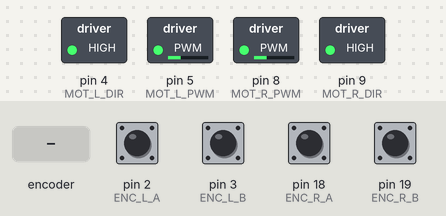
The sketch below on a simulated Arduino Mega 2560, built with avr-gcc and run on an emulated ATmega2560. On the bench: switched loads named in the sketch (green lamp = pin HIGH). Inputs (shaded band) come from the test bench; at power-on: pin 2 (ENC_L_A), pin 3 (ENC_L_B), pin 18 (ENC_R_A), pin 19 (ENC_R_B) HIGH. What the sketch prints to the serial monitor is not drawn.

Above: at 1.2 s.
1.3 s: rotary encoder on pin 2 (ENC_L_A) / pin 3 (ENC_L_B) turned 3 steps (first pin leading)
4.3 s: pin 18 (ENC_R_A) pulled LOW for 0.15 s
5.9 s: pin 19 (ENC_R_B) pulled LOW for 1 s
8.9 s: pin 19 (ENC_R_B) pulled LOW for 0.15 s
Timing chart, 0 to 11.5 s (numbered marks = the images above; inputs shaded):
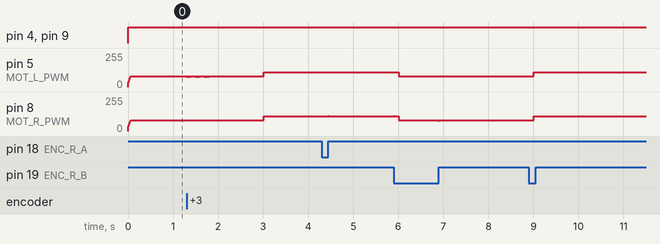

The sketch:

motor_speed_pi.ino
```cpp
// (licence header left out)
#include <FlexiTimer2.h>

//=============================================================================
// CONFIGURATION
//=============================================================================

// --- Encoder Pins ---
// Must be interrupt-capable pins on your Arduino board
#define ENC_L_A    2    // Left encoder channel A
#define ENC_L_B    3    // Left encoder channel B
#define ENC_R_A    18   // Right encoder channel A (Mega pin)
#define ENC_R_B    19   // Right encoder channel B (Mega pin)

// --- Motor Driver Pins ---
#define MOT_L_DIR  4    // Left motor direction pin
#define MOT_L_PWM  5    // Left motor PWM pin
#define MOT_R_DIR  9    // Right motor direction pin
#define MOT_R_PWM  8    // Right motor PWM pin

// --- Encoder Configuration ---
// Ticks per revolution = CPR * 4 (quadrature) * gear_ratio
// Example: 17 CPR encoder, 4x decoding, 24:1 gearbox = 17*4*24 = 1632
const float TICKS_PER_REV = 1632.0f;

// --- Physical Parameters ---
const float WHEEL_RADIUS = 0.032f;   // Wheel radius [m]
const float WHEEL_BASE = 0.12f;      // Distance between wheels [m]
const float BATTERY_VOLT = 11.1f;    // Nominal battery voltage [V]

// --- PI Controller Gains ---
// Tuned for first-order motor model: G(s) = 4 / (1 + 0.035s)
// Resulting margins: 66° phase margin, infinite gain margin
volatile float KP = 0.29f;           // Proportional gain [V/(rad/s)]
volatile float KI = 8.93f;           // Integral gain [V/(rad/s·s)]

// --- Anti-Windup Configuration ---
const float INTEGRAL_MAX = 2.0f;     // Maximum integral term [V]
                                     // Prevents integral wind-up during saturation

// --- Timing ---
const uint16_t SAMPLE_MS = 10;       // Control loop sample period [ms] (100 Hz)
const uint16_t TIMEOUT_MS = 1000;    // Reference timeout [ms] - stop if no update

// --- Debug ---
const uint16_t PRINT_INTERVAL_MS = 500;  // Serial print interval [ms]

//=============================================================================
// GLOBAL VARIABLES
//=============================================================================

// Encoder state (updated in ISR)
volatile long ticksL = 0;
volatile long ticksR = 0;

// Velocity measurements [rad/s]
volatile float omegaL = 0.0f;
volatile float omegaR = 0.0f;

// Velocity setpoints [rad/s]
volatile float vrefL = 0.0f;
volatile float vrefR = 0.0f;

// PI controller integral terms [V]
volatile float integralL = 0.0f;
volatile float integralR = 0.0f;

// Timing for reference timeout
volatile unsigned long lastRefUpdateMs = 0;

//=============================================================================
// MOTOR CONTROL FUNCTIONS
//=============================================================================

/**
 * Clamp a float value to a specified range.
 */
static inline float clampf(float value, float minVal, float maxVal) {
    if (value < minVal) return minVal;
    if (value > maxVal) return maxVal;
    return value;
}

/**
 * Write voltage command to motor with direction handling.
 *
 * @param dirPin Direction pin for H-bridge
 * @param pwmPin PWM pin for H-bridge
 * @param cmd Voltage command [-BATTERY_VOLT, +BATTERY_VOLT]
 */
static inline void motorWrite(int dirPin, int pwmPin, float cmd) {
    // Saturate command to battery voltage
    cmd = clampf(cmd, -BATTERY_VOLT, BATTERY_VOLT);

    // Calculate PWM duty cycle (0-255)
    int pwm = (int)(255.0f * fabsf(cmd) / BATTERY_VOLT);
    pwm = min(pwm, 255);

    // Set direction and apply PWM
    if (cmd >= 0) {
        digitalWrite(dirPin, HIGH);
    } else {
        digitalWrite(dirPin, LOW);
    }
    analogWrite(pwmPin, pwm);
}

/**
 * Stop both motors immediately.
 */
void stopMotors() {
    analogWrite(MOT_L_PWM, 0);
    analogWrite(MOT_R_PWM, 0);
    integralL = 0.0f;
    integralR = 0.0f;
}

//=============================================================================
// ENCODER INTERRUPT SERVICE ROUTINES
//=============================================================================

// Quadrature decoding: increment/decrement based on channel states
void encL_A() {
    if (digitalRead(ENC_L_A) == digitalRead(ENC_L_B)) {
        ticksL--;
    } else {
        ticksL++;
    }
}

void encL_B() {
    if (digitalRead(ENC_L_A) == digitalRead(ENC_L_B)) {
        ticksL++;
    } else {
        ticksL--;
    }
}

void encR_A() {
    if (digitalRead(ENC_R_A) == digitalRead(ENC_R_B)) {
        ticksR--;
    } else {
        ticksR++;
    }
}

void encR_B() {
    if (digitalRead(ENC_R_A) == digitalRead(ENC_R_B)) {
        ticksR++;
    } else {
        ticksR--;
    }
}

//=============================================================================
// CONTROL LOOP (Timer ISR)
//=============================================================================

/**
 * PI speed control loop - called at SAMPLE_MS interval.
 *
 * Implements:
 *   - Velocity calculation from encoder ticks
 *   - PI control with anti-windup
 *   - Motor voltage output
 */
void controlISR() {
    const float dt = SAMPLE_MS / 1000.0f;  // Sample time in seconds

    // Read and reset encoder ticks (atomic operation in ISR)
    long deltaL = ticksL;
    long deltaR = ticksR;
    ticksL = 0;
    ticksR = 0;

    // Calculate angular velocities [rad/s]
    // omega = (2*PI * ticks / ticks_per_rev) / dt
    omegaL = (2.0f * PI * (float)deltaL / TICKS_PER_REV) / dt;
    omegaR = (2.0f * PI * (float)deltaR / TICKS_PER_REV) / dt;

    // Safety timeout check
    unsigned long now = millis();
    if (now - lastRefUpdateMs > TIMEOUT_MS) {
        // No reference update received - stop motors
        stopMotors();
        return;
    }

    // Calculate velocity errors
    float errorL = vrefL - omegaL;
    float errorR = vrefR - omegaR;

    // PI control with anti-windup
    // u = Kp * e + Ki * integral(e)
    float uL = KP * errorL + integralL;
    float uR = KP * errorR + integralR;

    // Update integral terms with clamping (anti-windup)
    integralL += KI * dt * errorL;
    integralR += KI * dt * errorR;
    integralL = clampf(integralL, -INTEGRAL_MAX, INTEGRAL_MAX);
    integralR = clampf(integralR, -INTEGRAL_MAX, INTEGRAL_MAX);

    // Apply motor commands
    motorWrite(MOT_L_DIR, MOT_L_PWM, uL);
    motorWrite(MOT_R_DIR, MOT_R_PWM, uR);
}

//=============================================================================
// PUBLIC API (for external guidance layer)
//=============================================================================

/**
 * Set velocity references for both wheels.
 * Call this periodically from the guidance layer.
 *
 * @param leftVel Left wheel velocity setpoint [rad/s]
 * @param rightVel Right wheel velocity setpoint [rad/s]
 */
void setVelocityRef(float leftVel, float rightVel) {
    vrefL = leftVel;
    vrefR = rightVel;
    lastRefUpdateMs = millis();
}

//=============================================================================
// MAIN PROGRAM
//=============================================================================

void setup() {
    // Configure encoder pins with pull-ups
    pinMode(ENC_L_A, INPUT_PULLUP);
    pinMode(ENC_L_B, INPUT_PULLUP);
    pinMode(ENC_R_A, INPUT_PULLUP);
    pinMode(ENC_R_B, INPUT_PULLUP);

    // Attach encoder interrupts
    attachInterrupt(digitalPinToInterrupt(ENC_L_A), encL_A, CHANGE);
    attachInterrupt(digitalPinToInterrupt(ENC_L_B), encL_B, CHANGE);
    attachInterrupt(digitalPinToInterrupt(ENC_R_A), encR_A, CHANGE);
    attachInterrupt(digitalPinToInterrupt(ENC_R_B), encR_B, CHANGE);

    // Configure motor driver pins
    pinMode(MOT_L_DIR, OUTPUT);
    pinMode(MOT_L_PWM, OUTPUT);
    pinMode(MOT_R_DIR, OUTPUT);
    pinMode(MOT_R_PWM, OUTPUT);
    stopMotors();

    // Initialize serial for debugging
    Serial.begin(115200);
    while (!Serial && millis() < 3000) {
        // Wait for serial (timeout for standalone operation)
    }

    // Start control loop timer
    FlexiTimer2::set(SAMPLE_MS, controlISR);
    FlexiTimer2::start();

    Serial.println(F("Proto2 Motor Speed PI started"));
    Serial.print(F("Config: Kp="));
    Serial.print(KP, 3);
    Serial.print(F(", Ki="));
    Serial.print(KI, 3);
    Serial.print(F(", Ts="));
    Serial.print(SAMPLE_MS);
    Serial.println(F("ms"));

    // Initialize reference timeout
    lastRefUpdateMs = millis();
}

void loop() {
    // Demo: velocity reference sweep
    // Replace this with your guidance layer implementation
    static uint32_t sweepStart = millis();
    uint32_t elapsed = millis() - sweepStart;

    if (elapsed < 3000) {
        setVelocityRef(5.0f, 5.0f);      // Low speed forward
    } else if (elapsed < 6000) {
        setVelocityRef(10.0f, 10.0f);    // Medium speed forward
    } else {
        sweepStart = millis();            // Reset sweep
    }

    // Periodic debug output (matches log_parser.py format)
    static uint32_t lastPrint = 0;
    if (millis() - lastPrint >= PRINT_INTERVAL_MS) {
        lastPrint = millis();

        // Temporarily disable interrupts for consistent reads
        noInterrupts();
        float wL = omegaL;
        float wR = omegaR;
        float vL = vrefL;
        float vR = vrefR;
        float iL = integralL;
        float iR = integralR;
        interrupts();

        Serial.print(F("wL="));
        Serial.print(wL, 2);
        Serial.print(F(",wR="));
        Serial.print(wR, 2);
        Serial.print(F(",vref="));
        Serial.print(vL, 1);
        Serial.print(F(",I_L="));
        Serial.print(iL, 2);
        Serial.print(F(",I_R="));
        Serial.println(iR, 2);
    }
}
```

Measured:
- after the input at 4.3 s, pin 8 (MOT_R_PWM): 112/255 → 110/255 at once, → 112/255 0.01 s later, → 115/255 0.14 s later, → 112/255 0.01 s later
